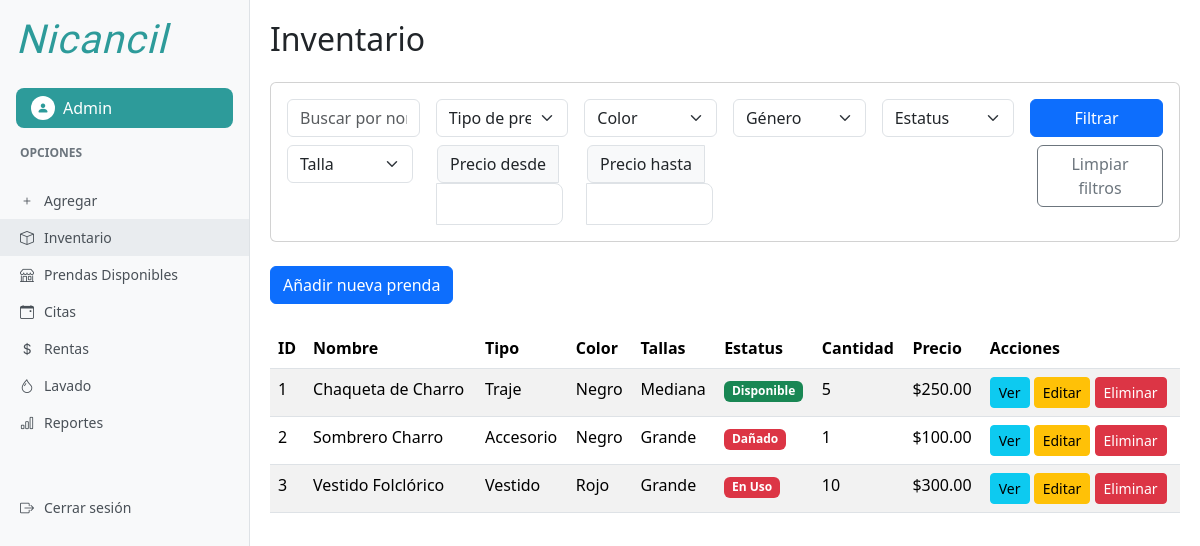
The page /inventario/ (signed in) on the database as committed earlier.
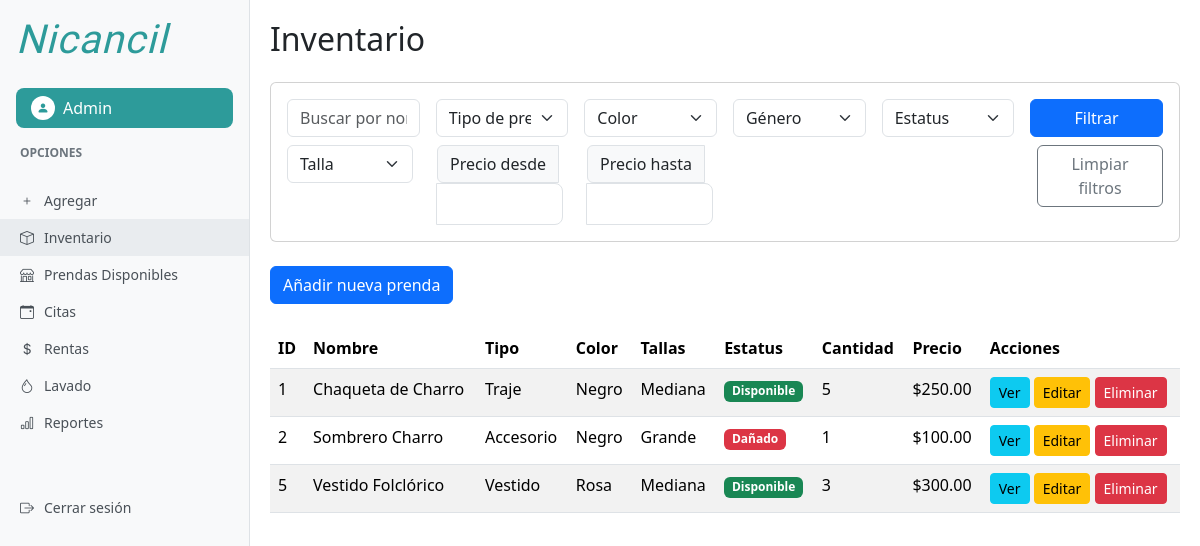
The same page on the database as committed later.
### inventario/models.py (models this page shows, shortened)
class Prenda(models.Model):
    TIPOS = (
        ('traje', 'Traje'),
        ('vestido', 'Vestido'),
        ('accesorio', 'Accesorio'),
    )
    ESTATUS = (
        ('disponible', 'Disponible'),
        ('apartado', 'Apartado'),
        ('en_uso', 'En Uso'),
        ('dañado', 'Dañado'),
        ('mantenimiento', 'En Mantenimiento'),
        ('lavanderia', 'En Lavandería'),
    )
    GENEROS = (
        ('hombre', 'Hombre'),
        ('mujer', 'Mujer'),
        ('unisex', 'Unisex'),
    )
    nombre = models.CharField(max_length=100)
    descripcion = models.TextField()
    precio = models.DecimalField(max_digits=10, decimal_places=2)
    tipo = models.CharField(max_length=20, choices=TIPOS, default='traje')
    color = models.CharField(max_length=50, blank=True)
    estatus = models.CharField(max_length=20, choices=ESTATUS, default='disponible')
    tallas = models.CharField(max_length=50, blank=True)
    genero = models.CharField(max_length=10, choices=GENEROS, default='unisex')
    lugar = models.CharField(max_length=100, blank=True, verbose_name="Lugar o sitio del traje")
    cantidad = models.PositiveIntegerField(default=1)
    imagen = models.ImageField(upload_to='prendas/', null=True, blank=True)
    fecha_creacion = models.DateTimeField(auto_now_add=True)

### inventario/views.py (the view)
# urls.py: path('', include('inventario.urls')),
@login_required
def inventario(request):
    prendas = Prenda.objects.all()
    filtros = {
        'busqueda': escape(request.GET.get('busqueda', '').strip()),
        'tipo': escape(request.GET.get('tipo', '').strip()),
        'color': escape(request.GET.get('color', '').strip()),
        'genero': escape(request.GET.get('genero', '').strip()),
        'estatus': escape(request.GET.get('estatus', '').strip()),
        'talla': escape(request.GET.get('talla', '').strip())
    }
    prendas = _aplicar_filtros_basicos(prendas, filtros)
    prendas = _aplicar_filtro_precio(prendas, request.GET.get('precio_min', '').strip(), 'gte')
    prendas = _aplicar_filtro_precio(prendas, request.GET.get('precio_max', '').strip(), 'lte')
    tipos_prenda=Prenda.TIPOS
    colores=Prenda.objects.values_list('color', flat=True).distinct()
    generos=Prenda.GENEROS
    estatus_opciones=Prenda.ESTATUS
    context={
        'prendas': prendas,
        'tipos_prenda': tipos_prenda,
        'colores': colores,
        'generos': generos,
        'estatus_opciones': estatus_opciones,
        'tallas': Prenda.objects.values_list('tallas', flat=True).distinct(),
    }
    return render(request, 'inventario/inventario.html', context)

### inventario/views.py (called while the page is built, shortened)
def _aplicar_filtros_basicos(prendas, filtros):
    filtros_map = {
        'busqueda': 'nombre__icontains',
        'tipo': 'tipo',
        'color': 'color',
        'genero': 'genero',
        'estatus': 'estatus',
        'talla': 'tallas__icontains'
    }
    for campo, valor in filtros.items():
        if valor and campo in filtros_map:
            prendas = prendas.filter(**{filtros_map[campo]: valor})
    return prendas

def _aplicar_filtro_precio(prendas, precio_str, operador):
    if not precio_str:
        return prendas

### templates/inventario/inventario.html (shortened to what the changed rows need)
{% extends 'base_dashboard.html' %}
{% block content %}
    <h2 class="mb-4">Inventario</h2>
    <div class="table-responsive">
        <table class="table table-striped">
            <thead>
                <tr>
                    <th>ID</th>
                    <th>Nombre</th>
                    <th>Tipo</th>
                    <th>Color</th>
                    <th>Tallas</th>
                    <th>Estatus</th>
                    <th>Cantidad</th>
                    <th>Precio</th>
                    <th>Acciones</th>
                </tr>
            </thead>
            <tbody>
                {% for prenda in prendas %}
                <tr>
                    <td>{{ prenda.id }}</td>
                    <td>{{ prenda.nombre }}</td>
                    <td>{{ prenda.get_tipo_display }}</td>
                    <td>{{ prenda.color|default:"-" }}</td>
                    <td>{{ prenda.tallas|default:"-" }}</td>
                    <td>
                        <span class="badge {% if prenda.estatus == 'disponible' %}bg-success{% elif prenda.estatus == 'apartado' %}bg-warning{% else %}bg-danger{% endif %}">
                            {{ prenda.get_estatus_display }}
                        </span>
                    </td>
                    <td>{{ prenda.cantidad }}</td>
                    <td>${{ prenda.precio }}</td>
                    <td>
                        <a href="{% url 'prenda_detalle' prenda.pk %}" class="btn btn-sm btn-info">Ver</a>
                        {% if user.rol == 'admin' %}
                            <a href="{% url 'editar_prenda' prenda.pk %}" class="btn btn-sm btn-warning">Editar</a>
                            <a href="{% url 'eliminar_prenda' prenda.pk %}" class="btn btn-sm btn-danger">Eliminar</a>
                        {% endif %}
                    </td>
                </tr>
                {% empty %}
                <tr>
                    <td colspan="9">No hay prendas en el inventario.</td>
                </tr>
                {% endfor %}
            </tbody>
        </table>
    </div>
{% endblock %}

Rows that differ between the two databases and show on the page:
removed Prenda: id "3", nombre "Vestido Folclórico", tipo "Vestido", color "Rojo", tallas "Grande", estatus "En Uso", cantidad "10", precio "300.00"
added Prenda: id "5", nombre "Vestido Folclórico", tipo "Vestido", color "Rosa", tallas "Mediana", estatus "Disponible", cantidad "3", precio "300.00"
